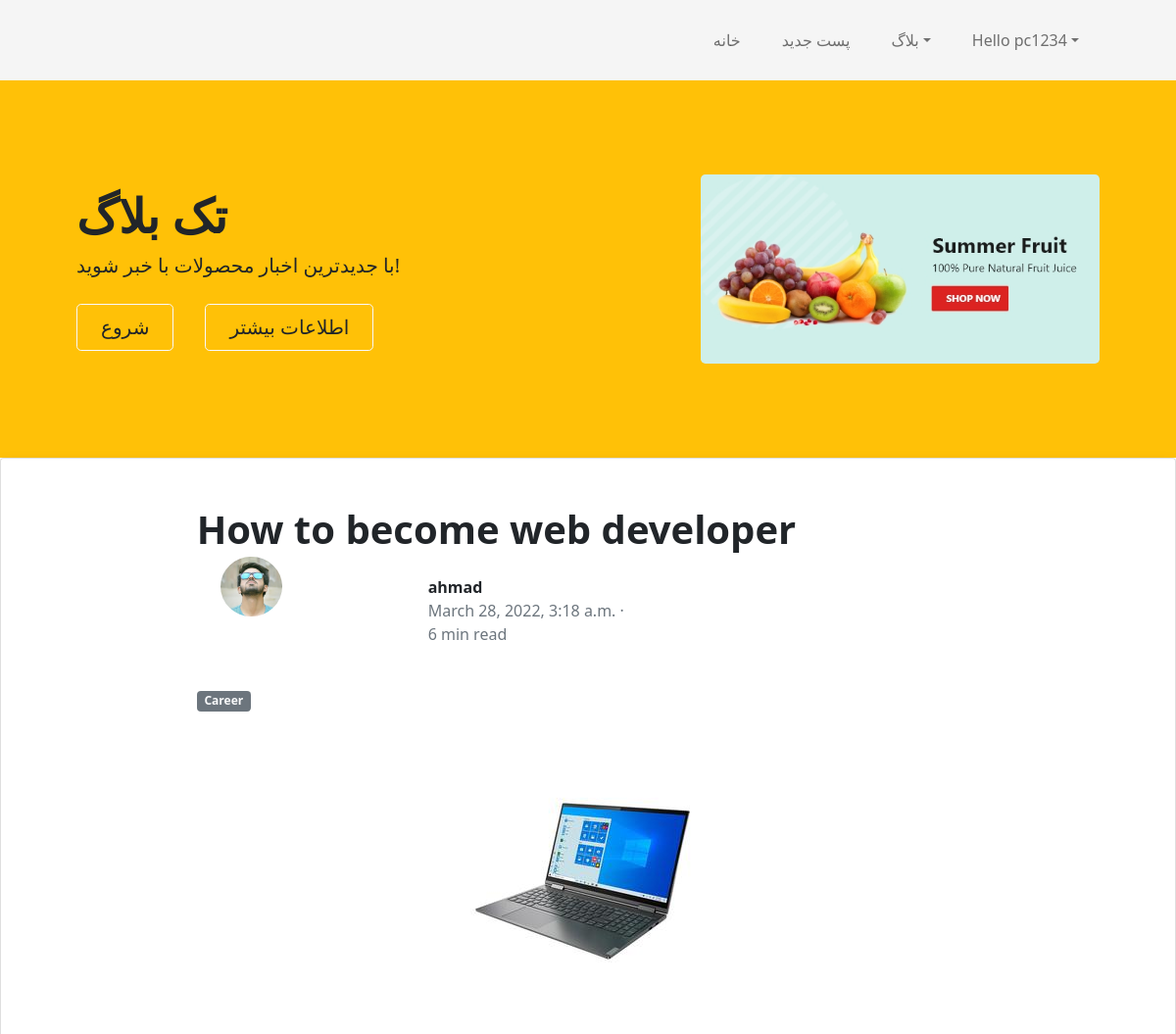
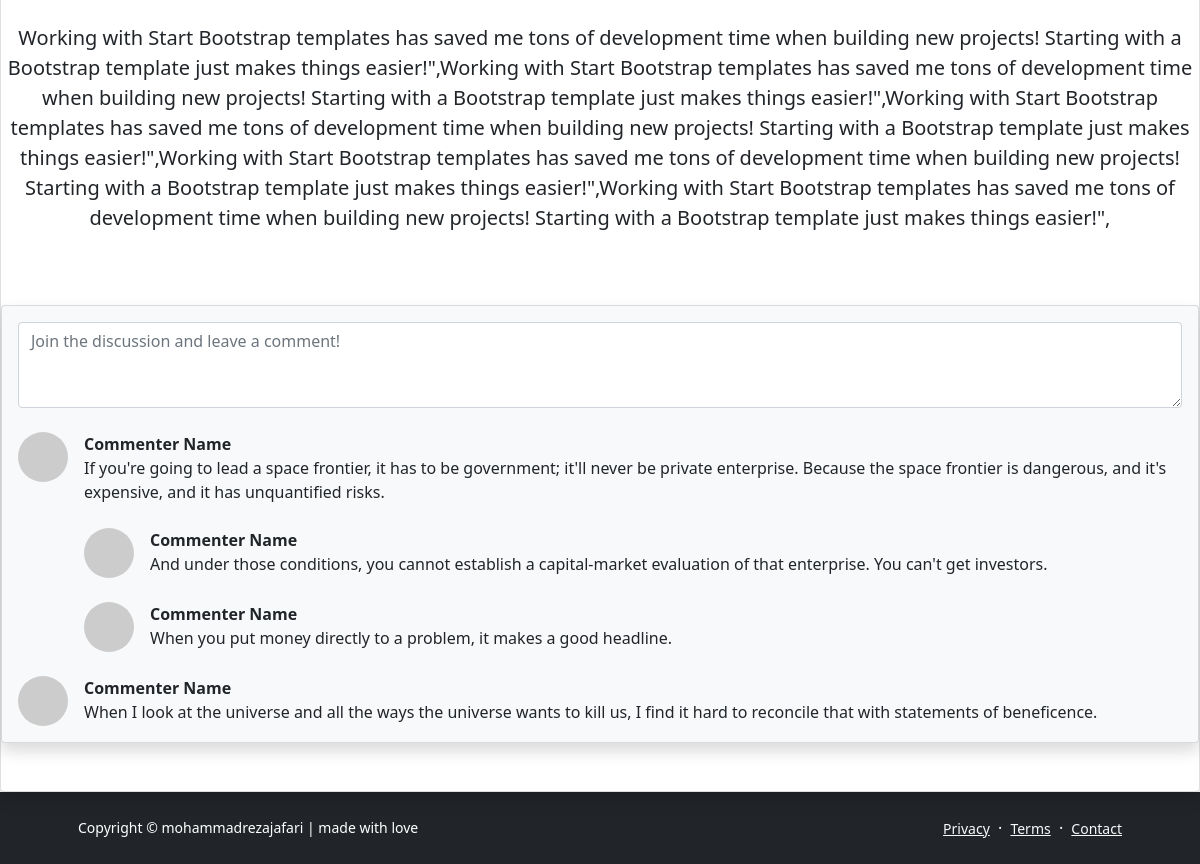
The app's page /article/how-to-become-web-developer (signed in) with its own data (2 pictures, top to bottom).
### mycms/models.py (models this page shows, shortened)
class Post(models.Model):
    writer=models.ForeignKey(UserProfile,on_delete=models.CASCADE,null=True,blank=True)
    title=models.CharField(max_length=200)
    body=models.TextField()
    post_id=models.UUIDField(default=uuid.uuid4,primary_key=True,unique=True,editable=False)
    created=models.DateTimeField(auto_now_add=True)
    modified=models.DateTimeField(auto_now=True)
    slug=models.SlugField()
    image=models.ImageField(upload_to='image/')
    category=models.ForeignKey('Category',on_delete=models.CASCADE,null=True,blank=True)

class Category(models.Model):
    title=models.CharField(max_length=100)
    category_id=models.UUIDField(default=uuid.uuid4,primary_key=True,unique=True,editable=False)
    slug=models.SlugField()
    def __str__(self) :
        return self.title

### profiles/models.py (models this page shows, shortened)
class UserProfile(models.Model):
    user= models.OneToOneField(User,on_delete=models.CASCADE)
    name=models.CharField(max_length=200)
    email=models.EmailField()
    username=models.CharField(max_length=200)
    profession=models.CharField(max_length=200)
    picture=models.ImageField(upload_to='img',blank=True,null=True)
    about=models.CharField(max_length=500)
    profile_id=models.UUIDField(default=uuid.uuid4,editable=False,unique=True,primary_key=True)

### mycms/views.py (the view)
# urls.py: path('article/<str:slug>',detail , name='detail'),
@login_required(login_url='login')
def detail(request,slug):
    post=Post.objects.get(slug=slug)
    posts=Post.objects.exclude(post_id__exact=post.post_id)[:5]
    context={'post':post,'posts':posts}
    return render(request,'mycms/detail.html',context)

### templates/mycms/detail.html (shortened to what this page needs)
{% extends 'base.html'%}
{% block content %}
            <section class="py-5 w-auto card shadow">
                        <div class="col-lg-8 m-auto">
                            <article>
                                <header class="mb-4">
                                    <h1 class="fw-bolder mb-1">{{post.title}}</h1>
                                    <div class="card-footer p-4 pt-0 bg-transparent border-top-0">
                                        <div class="d-flex align-items-end justify-content-between">
                                            <div class="d-flex align-items-center">
                                                <a href="{% url 'profile' post.writer.profile_id %}" style="text-decoration: none;">
                                                    <img src="{{post.writer.picture.url}}" class="rounded-circle me-3 mb-5" height="30%" width="30%" >
                                            </a>
                                                <div class="big " >
                                                    <div class="fw-bold">{{post.writer.name}}</div>
                                                    <div class="text-muted">{{post.created}} &middot; <br> 6 min read</div>
                                                </div>
                                            </div>
                                        </div>
                                    </div>
                                    <div class=" ml-4">
                            <a class="badge bg-secondary text-decoration-none link-light" href="#!">{{post.category}}</a>
                        </div>
                    </div>
                                <figure class="mb-4 text-center"><img class="img-fluid rounded" src="{{post.image.url}}" alt="..." /></figure>
                                <section class="mb-5 text-center">
                                    <p class="fs-5 mb-4">{{post.body}}</p>
                                </section>
                            <section>
                                <div class="card bg-light shadow">
                                    <div class="card-body">
                                        <form class="mb-4"><textarea class="form-control" rows="3" placeholder="Join the discussion and leave a comment!"></textarea></form>
                                        <div class="d-flex mb-4">
                                            <div class="flex-shrink-0"><img class="rounded-circle" src="https://dummyimage.com/50x50/ced4da/6c757d.jpg" alt="..." /></div>
                                            <div class="ms-3">
                                                <div class="fw-bold">Commenter Name</div>
                                                If you're going to lead a space frontier, it has to be government; it'll never be private enterprise. Because the space frontier is dangerous, and it's expensive, and it has unquantified risks.
                                                <div class="d-flex mt-4">
                                                    <div class="flex-shrink-0"><img class="rounded-circle" src="https://dummyimage.com/50x50/ced4da/6c757d.jpg" alt="..." /></div>
                                                    <div class="ms-3">
                                                        <div class="fw-bold">Commenter Name</div>
                                                        And under those conditions, you cannot establish a capital-market evaluation of that enterprise. You can't get investors.
                                                    </div>
                                                </div>
                                                <div class="d-flex mt-4">
                                                    <div class="flex-shrink-0"><img class="rounded-circle" src="https://dummyimage.com/50x50/ced4da/6c757d.jpg" alt="..." /></div>
                                                    <div class="ms-3">
                                                        <div class="fw-bold">Commenter Name</div>
                                                        When you put money directly to a problem, it makes a good headline.
                                                    </div>
                                                </div>
                                            </div>
                                        </div>
                                        <div class="d-flex">
                                            <div class="flex-shrink-0"><img class="rounded-circle" src="https://dummyimage.com/50x50/ced4da/6c757d.jpg" alt="..." /></div>
                                            <div class="ms-3">
                                                <div class="fw-bold">Commenter Name</div>
                                                When I look at the universe and all the ways the universe wants to kill us, I find it hard to reconcile that with statements of beneficence.
                                            </div>
                                        </div>
                                    </div>
                                </div>
                            </section>
            </section>
        </main>
{% endblock content %}

### templates/base.html (shortened to what this page needs)
{%load static%}
<!DOCTYPE html>
<html lang="en">
    <head>
        <link rel="stylesheet" href="{%  static 'css/noob.css' %}">
        <link href="{% static  'bootstrap/css/bootstrap.min.css' %}" rel="stylesheet" />
    </head>
    <body class="d-flex flex-column h-100">
        <main class="flex-shrink-0">
            <nav class="navbar navbar-expand-lg navbar-light " style="background: #f5f5f5;">
                <div class="container px-5">
                    <div class="collapse navbar-collapse" id="navbarSupportedContent">
                        <ul class="navbar-nav ms-auto mb-2 mb-lg-0 " id="nav">
                            <li  class="nav-item"><a  class="nav-link p-3" href="{% url 'index' %}">خانه</a></li>
                            {% if request.user.is_authenticated %}
                            <li class="nav-item"><a class="nav-link p-3" href="{% url 'create' %}">پست جدید</a></li>
                          {% endif %}
                            <li class="nav-item dropdown">
                                <a class="nav-link dropdown-toggle p-3" id="navbarDropdownBlog" href="#" role="button" data-bs-toggle="dropdown" aria-expanded="false">بلاگ</a>
                            </li>
                            {% if request.user.is_authenticated %}
                            <li class="nav-item dropdown">
                                <a class="nav-link dropdown-toggle p-3" id="navbarDropdownPortfolio" href="#" role="button" data-bs-toggle="dropdown" aria-expanded="false"> Hello {{request.user.username}}</a>
                            </li>
                        {% else %}
                        <li  class="nav-item"><a  class="nav-link ml-3 p-3" href="{% url 'register' %}">ثبت نام</a></li>
                        <li class="nav-item"><a class="nav-link ml-3 p-3" href="{% url 'login' %}">لاگین</a></li>
                        {% endif %}
                        </ul>
                    </div>
                </div>
            </nav>
            <header class="bg-warning py-5">
                <div class="container px-5">
                    <div class="row gx-5 align-items-center justify-content-center">
                        <div class="col-lg-8 col-xl-7 col-xxl-6 ml-auto">
                            <div class="my-5 text-center text-xl-start">
                                <h1 class="display-5 fw-bolder text-light-50 mb-2">  تک بلاگ</h1>
                                <p class="lead fw-normal text-light-50 mb-4">با جدیدترین اخبار محصولات با خبر شوید!</p>
                                <div class="d-grid gap-3 d-sm-flex justify-content-sm-center justify-content-xl-start">
                                    <a class="btn btn-outline-light text-dark btn-lg px-4 me-sm-3" href="#features">شروع</a>
                                    <a class="btn btn-outline-light text-dark  btn-lg px-4" href="#!">اطلاعات بیشتر</a>
                                </div>
                            </div>
                        </div>
                        <div class="col-xl-5 col-xxl-6 d-none d-xl-block text-center"><img class="img-fluid rounded-3 my-5" src="{% static  'images/banner-1.jpg' %}" style="width: 100%;"/></div>
                    </div>
                </div>
            </header>
            {% block content %}
            {% endblock content%}
        <footer class="bg-dark py-4 mt-auto">
            <div class="container px-5">
                <div class="row align-items-center justify-content-between flex-column flex-sm-row">
                    <div class="col-auto"><div class="small m-0 text-white">Copyright &copy; mohammadrezajafari | made with love</div></div>
                    <div class="col-auto">
                        <a class="link-light small" href="#!">Privacy</a>
                        <span class="text-white mx-1">&middot;</span>
                        <a class="link-light small" href="#!">Terms</a>
                        <span class="text-white mx-1">&middot;</span>
                        <a class="link-light small" href="#!">Contact</a>
                    </div>
                </div>
            </div>
        </footer>
    </body>
</html>

### static/css/noob.css (style rules this page uses)
#nav li a { text-decoration: none; transition: all 0.4s; }

### templates/base.html (style rules this page uses)
ul li { padding: 5px; }

### records on screen
Post: title "How to become web developer", writer.picture (picture), writer.name "ahmad", created "March 28, 2022, 3:18 a.m.", category "Career", image (picture), body "Working with Start Bootstrap templates has saved me tons of development time when building new projects! Starting with a Bootstrap template just makes things easier!\",Working with Start Bootstrap templates has saved me tons of development time when building new projects! Starting with a Bootstrap template just makes things easier!\",Working with Start Bootstrap templates has saved me tons of development time when building new projects! Starting with a Bootstrap template just makes things easier!\",Working with Start Bootstrap templates has saved me tons of development time when building new projects! Starting with a Bootstrap template just makes things easier!\",Working with Start Bootstrap…"

### other values on screen
{{ request.user.username }} "pc1234"
